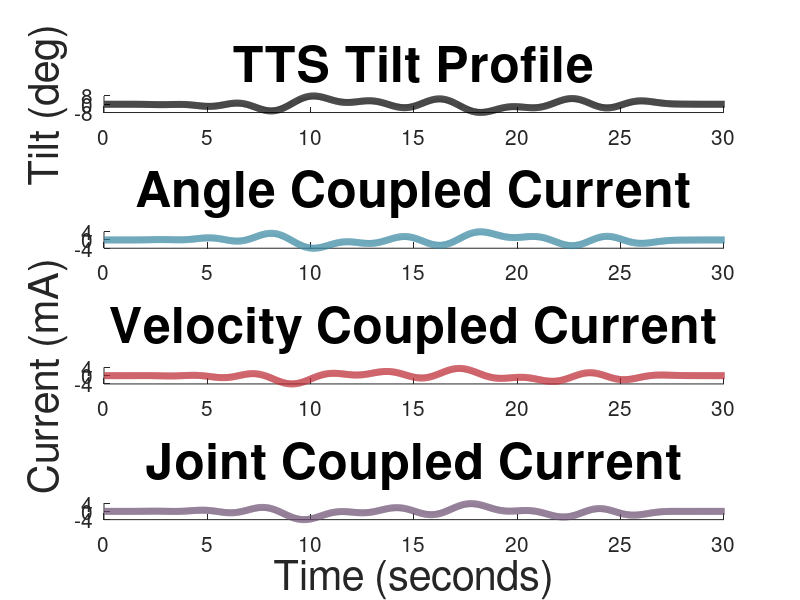

Here is the MATLAB script that generated this plot:
%color blind friendly colors
blue = [ 0.2118    0.5255    0.6275];
green = [0.5059    0.7451    0.6314];
navy = [0.2196    0.2118    0.3804];
purple = [0.4196    0.3059    0.4431];
red =[0.7373  0.1529    0.1922];


%%%%%%%%%%%%%%
% default scale factors
Ssf = 5080/.0254;   % DAC counts/m, based upon there being 5080 counts per inch, and converting to meters. S is for Sled translation
Rsf = 200;       	% DAC counts/deg, based upon tehre being 200 counts per deg of tilt. R is for Rotation of tilt
sr=50;          	% sample rate 50 Hz

% maximum parameters:
% Provide some time with zero motion at the beginnign and end, if desired
zpad=1;                         % sec at beginning runs padded with zeros
zpad_after = 1;                 % sec at the end of runs padded with zeros
cycles = 1;                     % number of cycles for the sine to run
freq = [0.07,0.18, 0.31  ];       % Hz 1:*[0.07,0.18, 0.31], *[0.07,0.25, 0.33 ], [0.07,0.17, 0.27, .47 ],[0.07,0.19, 0.26, .48 ], *[0.07,0.19, 0.36  ];
ampl = [1 1 1 ];                % +/- deg 
amp_scale = 8;
phase_shift = [ 0, 0, 0];

%% TTS Tilt Profile
tramp = 1/freq(1)/2; % ensures its goes to full sine at a peak, so its smooth
tend = 2*tramp + cycles / freq(1);     % time required to do ramp up, # cycles, ramp down

% Sum of Sines
sinusoid = ampl' .* sin([1/sr:1/sr:tend].*freq'.*2*pi+phase_shift');
sinusoid = sinusoid';
L = length(sinusoid);

ramp_sine = zeros(L,length(ampl));
ramp = zeros(L,1);
for i = 1:L
    if i <= tramp*sr
        ramp(i) = 1/tramp * (i/sr - tramp/(2*pi) * sin(2*pi*i/sr/tramp)); % This is sigmoidal ramp, which is better since it avoids jumps
        ramp_sine(i,:) = ramp(i) * sinusoid(i,:);  % scale the profile by the ramp up
    elseif i > L - tramp*sr
        irampdown = (i-(L-tramp*sr));
        ramp(i) = 1 - 1/tramp * (irampdown/sr - tramp/(2*pi) * sin(2*pi*irampdown/sr/tramp)); % sigmoidal ramp down
        ramp_sine(i,:) = ramp(i) * sinusoid(i,:); % scale the profile by the ramp down
    else
        ramp_sine(i,:) = sinusoid(i,:); % in the middle, do no scaling of the profile
        ramp(i) = 1;
    end
end

ttsSin = sum(ramp_sine,2);

% add in the zero padding at the beginning and end of the profile
Rcom = [zeros(zpad*sr,1); ttsSin; zeros(zpad_after*sr,1)];
max_amp = max(abs(Rcom));
Rcom = Rcom*amp_scale/max_amp;
test_sin = Rcom;

%% TTS Tilt Profile
tramp = 1/freq(1)/2; % ensures its goes to full sine at a peak, so its smooth
tend = 2*tramp + cycles / freq(1);     % time required to do ramp up, # cycles, ramp down

% Sum of Sines
sinusoid = ampl' .* cos([1/sr:1/sr:tend].*freq'.*2*pi+phase_shift');
sinusoid = sinusoid';
L = length(sinusoid);

ramp_sine = zeros(L,length(ampl));
ramp = zeros(L,1);
for i = 1:L
    if i <= tramp*sr
        ramp(i) = 1/tramp * (i/sr - tramp/(2*pi) * sin(2*pi*i/sr/tramp)); % This is sigmoidal ramp, which is better since it avoids jumps
        ramp_sine(i,:) = ramp(i) * sinusoid(i,:);  % scale the profile by the ramp up
    elseif i > L - tramp*sr
        irampdown = (i-(L-tramp*sr));
        ramp(i) = 1 - 1/tramp * (irampdown/sr - tramp/(2*pi) * sin(2*pi*irampdown/sr/tramp)); % sigmoidal ramp down
        ramp_sine(i,:) = ramp(i) * sinusoid(i,:); % scale the profile by the ramp down
    else
        ramp_sine(i,:) = sinusoid(i,:); % in the middle, do no scaling of the profile
        ramp(i) = 1;
    end
end

ttsSin = sum(ramp_sine,2);

% add in the zero padding at the beginning and end of the profile
Rcom = [zeros(zpad*sr,1); ttsSin; zeros(zpad_after*sr,1)];
max_amp = max(abs(Rcom));
Rcom = Rcom*amp_scale/max_amp;
test_cos = Rcom;

%%%%%%%%%%%%%%
% fs = 50;
% dt = 1/fs;
duration = 30.5;
% t = [0:dt:duration];
t = [1:length(Rcom)]/sr;
% num_waves = 4;
% %           0.5 Hz     0.33 Hz     0.15Hz        0.4545Hz
% test_sin = (sin(t*pi)+sin(t*2/3*pi)+sin(t*2*pi/(6+2/3))+ sin(t*2*pi/(2.2)))/num_waves;
% % plot(t, test_sin);
% test_cos = (cos(t*pi)+cos(t*2/3*pi)+cos(t*2*pi/(6+2/3))+ cos(t*2*pi/(2.2)))/num_waves;
% 
% %0.07,0.18, 0.31
% freq = [0.07,0.18, 0.31];
% phase_shift = [ 0, 0, 0];
% sinusoid = sin([0:1/fs:duration].*freq'.*2*pi+phase_shift');
% test_sin = sum(sinusoid);
% test_cos = sum(cos([0:1/fs:duration].*freq'.*2*pi+phase_shift'));

figure;
subplot(4,1,1, 'FontSize', 15);
title('TTS Tilt Profile', 'FontSize', 36); hold on;
plot( t,-8*test_sin/max(abs(test_sin)), 'color', 'k', 'LineWidth',5);
% xlabel('Time (seconds)', 'FontSize',30);
ylabel('Tilt (deg)', 'FontSize',30);
ylim( [-8 8]);
yticks([-8 0 8])
xlim( [0 30]);

subplot(4,1,2, 'FontSize', 15);
title('Angle Coupled Current', 'FontSize', 36); hold on;
plot( t, 4*test_sin/max(abs(test_sin)), 'color', blue, 'LineWidth',5);
% xlabel('Time (seconds)', 'FontSize',30);
% ylabel('Current (mA)', 'FontSize',30);
ylim( [-4 4]);
yticks([-4 0 4])
xlim( [0 30]);

subplot(4,1,3, 'FontSize', 15);
title('Velocity Coupled Current', 'FontSize', 36); hold on;
plot( t, 4*test_cos/max(abs(test_cos)), 'color', red, 'LineWidth',5);
% xlabel('Time (seconds)', 'FontSize',30);
ylabel('Current (mA)', 'FontSize',30);
ylim( [-4 4]);
yticks([-4 0 4])
xlim( [0 30]);

subplot(4,1,4, 'FontSize', 15);
title('Joint Coupled Current', 'FontSize', 36); hold on; 
plot( t, 4*(test_sin+test_cos)/max(abs(test_sin+test_cos)), 'color', purple, 'LineWidth',5);
xlabel('Time (seconds)', 'FontSize',30);
% ylabel('Current (mA)', 'FontSize',30);
ylim( [-4 4]);
yticks([-4 0 4])
xlim( [0 30]);

hold off;
